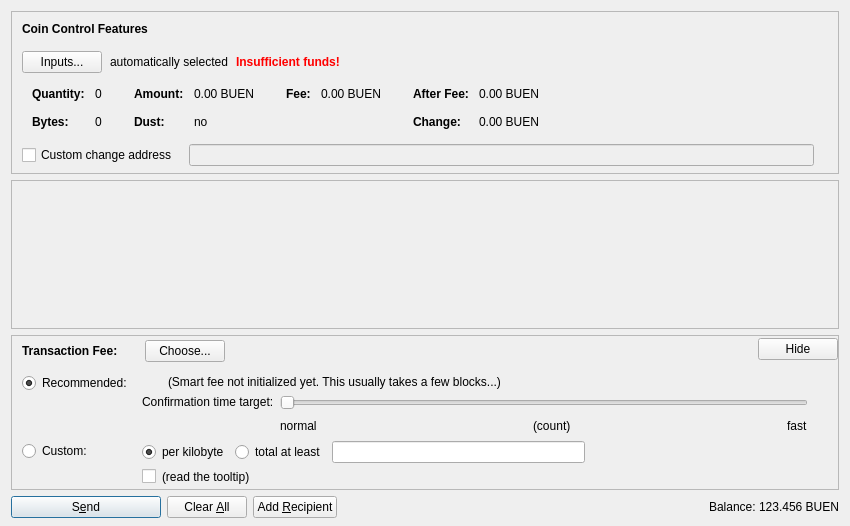
<?xml version="1.0" encoding="UTF-8"?>
<ui version="4.0">
 <class>SendCoinsDialog</class>
 <widget class="QDialog" name="SendCoinsDialog">
  <property name="geometry">
   <rect>
    <x>0</x>
    <y>0</y>
    <width>850</width>
    <height>526</height>
   </rect>
  </property>
  <property name="windowTitle">
   <string>Send Coins</string>
  </property>
  <layout class="QVBoxLayout" name="verticalLayout" stretch="0,1,0,0">
   <property name="bottomMargin">
    <number>8</number>
   </property>
   <item>
    <widget class="QFrame" name="frameCoinControl">
     <property name="sizePolicy">
      <sizepolicy hsizetype="Expanding" vsizetype="Expanding">
       <horstretch>0</horstretch>
       <verstretch>0</verstretch>
      </sizepolicy>
     </property>
     <property name="maximumSize">
      <size>
       <width>16777215</width>
       <height>16777215</height>
      </size>
     </property>
     <property name="frameShape">
      <enum>QFrame::StyledPanel</enum>
     </property>
     <property name="frameShadow">
      <enum>QFrame::Sunken</enum>
     </property>
     <layout class="QVBoxLayout" name="verticalLayoutCoinControl2">
      <property name="spacing">
       <number>0</number>
      </property>
      <property name="leftMargin">
       <number>0</number>
      </property>
      <property name="topMargin">
       <number>0</number>
      </property>
      <property name="rightMargin">
       <number>0</number>
      </property>
      <property name="bottomMargin">
       <number>6</number>
      </property>
      <item>
       <layout class="QVBoxLayout" name="verticalLayoutCoinControl" stretch="0,0,0,0,1">
        <property name="spacing">
         <number>0</number>
        </property>
        <property name="leftMargin">
         <number>10</number>
        </property>
        <property name="topMargin">
         <number>10</number>
        </property>
        <item>
         <layout class="QHBoxLayout" name="horizontalLayoutCoinControl1">
          <property name="bottomMargin">
           <number>15</number>
          </property>
          <item>
           <widget class="QLabel" name="labelCoinControlFeatures">
            <property name="sizePolicy">
             <sizepolicy hsizetype="Preferred" vsizetype="Maximum">
              <horstretch>0</horstretch>
              <verstretch>0</verstretch>
             </sizepolicy>
            </property>
            <property name="font">
             <font>
              <weight>75</weight>
              <bold>true</bold>
             </font>
            </property>
            <property name="styleSheet">
             <string notr="true">font-weight:bold;</string>
            </property>
            <property name="text">
             <string>Coin Control Features</string>
            </property>
           </widget>
          </item>
         </layout>
        </item>
        <item>
         <layout class="QHBoxLayout" name="horizontalLayoutCoinControl2" stretch="0,0,0,0">
          <property name="spacing">
           <number>8</number>
          </property>
          <property name="bottomMargin">
           <number>10</number>
          </property>
          <item>
           <widget class="QPushButton" name="pushButtonCoinControl">
            <property name="styleSheet">
             <string notr="true"/>
            </property>
            <property name="text">
             <string>Inputs...</string>
            </property>
            <property name="autoDefault">
             <bool>false</bool>
            </property>
           </widget>
          </item>
          <item>
           <widget class="QLabel" name="labelCoinControlAutomaticallySelected">
            <property name="text">
             <string>automatically selected</string>
            </property>
            <property name="margin">
             <number>5</number>
            </property>
           </widget>
          </item>
          <item>
           <widget class="QLabel" name="labelCoinControlInsuffFunds">
            <property name="font">
             <font>
              <weight>75</weight>
              <bold>true</bold>
             </font>
            </property>
            <property name="styleSheet">
             <string notr="true">color:red;font-weight:bold;</string>
            </property>
            <property name="text">
             <string>Insufficient funds!</string>
            </property>
            <property name="margin">
             <number>5</number>
            </property>
           </widget>
          </item>
          <item>
           <spacer name="horizontalSpacerCoinControl">
            <property name="orientation">
             <enum>Qt::Horizontal</enum>
            </property>
            <property name="sizeHint" stdset="0">
             <size>
              <width>40</width>
              <height>1</height>
             </size>
            </property>
           </spacer>
          </item>
         </layout>
        </item>
        <item>
         <widget class="QWidget" name="widgetCoinControl" native="true">
          <property name="sizePolicy">
           <sizepolicy hsizetype="Preferred" vsizetype="Preferred">
            <horstretch>0</horstretch>
            <verstretch>0</verstretch>
           </sizepolicy>
          </property>
          <property name="minimumSize">
           <size>
            <width>0</width>
            <height>0</height>
           </size>
          </property>
          <property name="styleSheet">
           <string notr="true"/>
          </property>
          <layout class="QHBoxLayout" name="horizontalLayoutCoinControl5">
           <property name="leftMargin">
            <number>0</number>
           </property>
           <property name="topMargin">
            <number>0</number>
           </property>
           <property name="rightMargin">
            <number>0</number>
           </property>
           <property name="bottomMargin">
            <number>0</number>
           </property>
           <item>
            <layout class="QHBoxLayout" name="horizontalLayoutCoinControl3" stretch="0,0,0,1">
             <property name="spacing">
              <number>20</number>
             </property>
             <property name="topMargin">
              <number>0</number>
             </property>
             <property name="bottomMargin">
              <number>10</number>
             </property>
             <item>
              <layout class="QFormLayout" name="formLayoutCoinControl1">
               <property name="horizontalSpacing">
                <number>10</number>
               </property>
               <property name="verticalSpacing">
                <number>14</number>
               </property>
               <property name="leftMargin">
                <number>10</number>
               </property>
               <property name="topMargin">
                <number>4</number>
               </property>
               <property name="rightMargin">
                <number>6</number>
               </property>
               <item row="0" column="0">
                <widget class="QLabel" name="labelCoinControlQuantityText">
                 <property name="font">
                  <font>
                   <weight>75</weight>
                   <bold>true</bold>
                  </font>
                 </property>
                 <property name="text">
                  <string>Quantity:</string>
                 </property>
                 <property name="margin">
                  <number>0</number>
                 </property>
                </widget>
               </item>
               <item row="0" column="1">
                <widget class="QLabel" name="labelCoinControlQuantity">
                 <property name="cursor">
                  <cursorShape>IBeamCursor</cursorShape>
                 </property>
                 <property name="contextMenuPolicy">
                  <enum>Qt::ActionsContextMenu</enum>
                 </property>
                 <property name="text">
                  <string notr="true">0</string>
                 </property>
                 <property name="margin">
                  <number>0</number>
                 </property>
                 <property name="textInteractionFlags">
                  <set>Qt::LinksAccessibleByMouse|Qt::TextSelectableByKeyboard|Qt::TextSelectableByMouse</set>
                 </property>
                </widget>
               </item>
               <item row="1" column="0">
                <widget class="QLabel" name="labelCoinControlBytesText">
                 <property name="font">
                  <font>
                   <weight>75</weight>
                   <bold>true</bold>
                  </font>
                 </property>
                 <property name="text">
                  <string>Bytes:</string>
                 </property>
                </widget>
               </item>
               <item row="1" column="1">
                <widget class="QLabel" name="labelCoinControlBytes">
                 <property name="cursor">
                  <cursorShape>IBeamCursor</cursorShape>
                 </property>
                 <property name="contextMenuPolicy">
                  <enum>Qt::ActionsContextMenu</enum>
                 </property>
                 <property name="text">
                  <string notr="true">0</string>
                 </property>
                 <property name="textInteractionFlags">
                  <set>Qt::LinksAccessibleByMouse|Qt::TextSelectableByKeyboard|Qt::TextSelectableByMouse</set>
                 </property>
                </widget>
               </item>
              </layout>
             </item>
             <item>
              <layout class="QFormLayout" name="formLayoutCoinControl2">
               <property name="horizontalSpacing">
                <number>10</number>
               </property>
               <property name="verticalSpacing">
                <number>14</number>
               </property>
               <property name="leftMargin">
                <number>6</number>
               </property>
               <property name="topMargin">
                <number>4</number>
               </property>
               <property name="rightMargin">
                <number>6</number>
               </property>
               <item row="0" column="0">
                <widget class="QLabel" name="labelCoinControlAmountText">
                 <property name="font">
                  <font>
                   <weight>75</weight>
                   <bold>true</bold>
                  </font>
                 </property>
                 <property name="text">
                  <string>Amount:</string>
                 </property>
                 <property name="margin">
                  <number>0</number>
                 </property>
                </widget>
               </item>
               <item row="0" column="1">
                <widget class="QLabel" name="labelCoinControlAmount">
                 <property name="cursor">
                  <cursorShape>IBeamCursor</cursorShape>
                 </property>
                 <property name="contextMenuPolicy">
                  <enum>Qt::ActionsContextMenu</enum>
                 </property>
                 <property name="text">
                  <string notr="true">0.00 BUEN</string>
                 </property>
                 <property name="textInteractionFlags">
                  <set>Qt::LinksAccessibleByMouse|Qt::TextSelectableByKeyboard|Qt::TextSelectableByMouse</set>
                 </property>
                </widget>
               </item>
               <item row="1" column="0">
                <widget class="QLabel" name="labelCoinControlLowOutputText">
                 <property name="font">
                  <font>
                   <weight>75</weight>
                   <bold>true</bold>
                  </font>
                 </property>
                 <property name="text">
                  <string>Dust:</string>
                 </property>
                </widget>
               </item>
               <item row="1" column="1">
                <widget class="QLabel" name="labelCoinControlLowOutput">
                 <property name="cursor">
                  <cursorShape>IBeamCursor</cursorShape>
                 </property>
                 <property name="contextMenuPolicy">
                  <enum>Qt::ActionsContextMenu</enum>
                 </property>
                 <property name="text">
                  <string notr="true">no</string>
                 </property>
                 <property name="textInteractionFlags">
                  <set>Qt::LinksAccessibleByMouse|Qt::TextSelectableByKeyboard|Qt::TextSelectableByMouse</set>
                 </property>
                </widget>
               </item>
              </layout>
             </item>
             <item>
              <layout class="QFormLayout" name="formLayoutCoinControl3">
               <property name="horizontalSpacing">
                <number>10</number>
               </property>
               <property name="verticalSpacing">
                <number>14</number>
               </property>
               <property name="leftMargin">
                <number>6</number>
               </property>
               <property name="topMargin">
                <number>4</number>
               </property>
               <property name="rightMargin">
                <number>6</number>
               </property>
               <item row="0" column="0">
                <widget class="QLabel" name="labelCoinControlFeeText">
                 <property name="font">
                  <font>
                   <weight>75</weight>
                   <bold>true</bold>
                  </font>
                 </property>
                 <property name="text">
                  <string>Fee:</string>
                 </property>
                 <property name="margin">
                  <number>0</number>
                 </property>
                </widget>
               </item>
               <item row="0" column="1">
                <widget class="QLabel" name="labelCoinControlFee">
                 <property name="cursor">
                  <cursorShape>IBeamCursor</cursorShape>
                 </property>
                 <property name="contextMenuPolicy">
                  <enum>Qt::ActionsContextMenu</enum>
                 </property>
                 <property name="text">
                  <string notr="true">0.00 BUEN</string>
                 </property>
                 <property name="textInteractionFlags">
                  <set>Qt::LinksAccessibleByMouse|Qt::TextSelectableByKeyboard|Qt::TextSelectableByMouse</set>
                 </property>
                </widget>
               </item>
              </layout>
             </item>
             <item>
              <layout class="QFormLayout" name="formLayoutCoinControl4">
               <property name="horizontalSpacing">
                <number>10</number>
               </property>
               <property name="verticalSpacing">
                <number>14</number>
               </property>
               <property name="leftMargin">
                <number>6</number>
               </property>
               <property name="topMargin">
                <number>4</number>
               </property>
               <property name="rightMargin">
                <number>6</number>
               </property>
               <item row="0" column="0">
                <widget class="QLabel" name="labelCoinControlAfterFeeText">
                 <property name="font">
                  <font>
                   <weight>75</weight>
                   <bold>true</bold>
                  </font>
                 </property>
                 <property name="text">
                  <string>After Fee:</string>
                 </property>
                 <property name="margin">
                  <number>0</number>
                 </property>
                </widget>
               </item>
               <item row="0" column="1">
                <widget class="QLabel" name="labelCoinControlAfterFee">
                 <property name="cursor">
                  <cursorShape>IBeamCursor</cursorShape>
                 </property>
                 <property name="contextMenuPolicy">
                  <enum>Qt::ActionsContextMenu</enum>
                 </property>
                 <property name="text">
                  <string notr="true">0.00 BUEN</string>
                 </property>
                 <property name="textInteractionFlags">
                  <set>Qt::LinksAccessibleByMouse|Qt::TextSelectableByKeyboard|Qt::TextSelectableByMouse</set>
                 </property>
                </widget>
               </item>
               <item row="1" column="0">
                <widget class="QLabel" name="labelCoinControlChangeText">
                 <property name="font">
                  <font>
                   <weight>75</weight>
                   <bold>true</bold>
                  </font>
                 </property>
                 <property name="text">
                  <string>Change:</string>
                 </property>
                </widget>
               </item>
               <item row="1" column="1">
                <widget class="QLabel" name="labelCoinControlChange">
                 <property name="cursor">
                  <cursorShape>IBeamCursor</cursorShape>
                 </property>
                 <property name="contextMenuPolicy">
                  <enum>Qt::ActionsContextMenu</enum>
                 </property>
                 <property name="text">
                  <string notr="true">0.00 BUEN</string>
                 </property>
                 <property name="textInteractionFlags">
                  <set>Qt::LinksAccessibleByMouse|Qt::TextSelectableByKeyboard|Qt::TextSelectableByMouse</set>
                 </property>
                </widget>
               </item>
              </layout>
             </item>
            </layout>
           </item>
          </layout>
         </widget>
        </item>
        <item>
         <layout class="QHBoxLayout" name="horizontalLayoutCoinControl4" stretch="0,0,0">
          <property name="spacing">
           <number>12</number>
          </property>
          <property name="sizeConstraint">
           <enum>QLayout::SetDefaultConstraint</enum>
          </property>
          <property name="topMargin">
           <number>5</number>
          </property>
          <property name="rightMargin">
           <number>5</number>
          </property>
          <item>
           <widget class="QCheckBox" name="checkBoxCoinControlChange">
            <property name="toolTip">
             <string>If this is activated, but the change address is empty or invalid, change will be sent to a newly generated address.</string>
            </property>
            <property name="text">
             <string>Custom change address</string>
            </property>
           </widget>
          </item>
          <item>
           <widget class="QValidatedLineEdit" name="lineEditCoinControlChange">
            <property name="enabled">
             <bool>false</bool>
            </property>
            <property name="sizePolicy">
             <sizepolicy hsizetype="Expanding" vsizetype="Fixed">
              <horstretch>0</horstretch>
              <verstretch>0</verstretch>
             </sizepolicy>
            </property>
           </widget>
          </item>
          <item>
           <widget class="QLabel" name="labelCoinControlChangeLabel">
            <property name="sizePolicy">
             <sizepolicy hsizetype="Preferred" vsizetype="Expanding">
              <horstretch>0</horstretch>
              <verstretch>0</verstretch>
             </sizepolicy>
            </property>
            <property name="minimumSize">
             <size>
              <width>0</width>
              <height>0</height>
             </size>
            </property>
            <property name="text">
             <string/>
            </property>
            <property name="margin">
             <number>3</number>
            </property>
           </widget>
          </item>
         </layout>
        </item>
        <item>
         <spacer name="verticalSpacerCoinControl">
          <property name="orientation">
           <enum>Qt::Vertical</enum>
          </property>
          <property name="sizeHint" stdset="0">
           <size>
            <width>800</width>
            <height>1</height>
           </size>
          </property>
         </spacer>
        </item>
       </layout>
      </item>
     </layout>
    </widget>
   </item>
   <item>
    <widget class="QScrollArea" name="scrollArea">
     <property name="widgetResizable">
      <bool>true</bool>
     </property>
     <widget class="QWidget" name="scrollAreaWidgetContents">
      <property name="geometry">
       <rect>
        <x>0</x>
        <y>0</y>
        <width>830</width>
        <height>104</height>
       </rect>
      </property>
      <layout class="QVBoxLayout" name="verticalLayout_2" stretch="0,1">
       <property name="leftMargin">
        <number>0</number>
       </property>
       <property name="topMargin">
        <number>0</number>
       </property>
       <property name="rightMargin">
        <number>0</number>
       </property>
       <property name="bottomMargin">
        <number>0</number>
       </property>
       <item>
        <layout class="QVBoxLayout" name="entries">
         <property name="spacing">
          <number>6</number>
         </property>
        </layout>
       </item>
       <item>
        <spacer name="verticalSpacer">
         <property name="orientation">
          <enum>Qt::Vertical</enum>
         </property>
         <property name="sizeHint" stdset="0">
          <size>
           <width>20</width>
           <height>40</height>
          </size>
         </property>
        </spacer>
       </item>
      </layout>
     </widget>
    </widget>
   </item>
   <item>
    <widget class="QFrame" name="frameFee">
     <property name="sizePolicy">
      <sizepolicy hsizetype="Expanding" vsizetype="Expanding">
       <horstretch>0</horstretch>
       <verstretch>0</verstretch>
      </sizepolicy>
     </property>
     <property name="maximumSize">
      <size>
       <width>16777215</width>
       <height>16777215</height>
      </size>
     </property>
     <property name="frameShape">
      <enum>QFrame::StyledPanel</enum>
     </property>
     <property name="frameShadow">
      <enum>QFrame::Sunken</enum>
     </property>
     <layout class="QVBoxLayout" name="verticalLayoutFee1">
      <property name="spacing">
       <number>0</number>
      </property>
      <property name="leftMargin">
       <number>0</number>
      </property>
      <property name="topMargin">
       <number>0</number>
      </property>
      <property name="rightMargin">
       <number>0</number>
      </property>
      <property name="bottomMargin">
       <number>0</number>
      </property>
      <item>
       <layout class="QVBoxLayout" name="verticalLayoutFee2" stretch="0,0,0">
        <property name="spacing">
         <number>0</number>
        </property>
        <property name="leftMargin">
         <number>10</number>
        </property>
        <property name="topMargin">
         <number>0</number>
        </property>
        <item>
         <layout class="QHBoxLayout" name="horizontalLayoutFee1">
          <property name="bottomMargin">
           <number>0</number>
          </property>
          <item>
           <layout class="QVBoxLayout" name="verticalLayoutFee7">
            <property name="spacing">
             <number>0</number>
            </property>
            <item>
             <spacer name="verticalSpacerSmartFee">
              <property name="orientation">
               <enum>Qt::Vertical</enum>
              </property>
              <property name="sizeType">
               <enum>QSizePolicy::Fixed</enum>
              </property>
              <property name="sizeHint" stdset="0">
               <size>
                <width>1</width>
                <height>4</height>
               </size>
              </property>
             </spacer>
            </item>
            <item>
             <layout class="QHBoxLayout" name="horizontalLayoutSmartFee">
              <property name="spacing">
               <number>10</number>
              </property>
              <item>
               <widget class="QLabel" name="labelFeeHeadline">
                <property name="sizePolicy">
                 <sizepolicy hsizetype="Preferred" vsizetype="Maximum">
                  <horstretch>0</horstretch>
                  <verstretch>0</verstretch>
                 </sizepolicy>
                </property>
                <property name="font">
                 <font>
                  <weight>75</weight>
                  <bold>true</bold>
                 </font>
                </property>
                <property name="styleSheet">
                 <string notr="true">font-weight:bold;</string>
                </property>
                <property name="text">
                 <string>Transaction Fee:</string>
                </property>
               </widget>
              </item>
              <item>
               <widget class="QLabel" name="labelFeeMinimized">
                <property name="text">
                 <string/>
                </property>
               </widget>
              </item>
              <item>
               <widget class="QPushButton" name="buttonChooseFee">
                <property name="text">
                 <string>Choose...</string>
                </property>
               </widget>
              </item>
             </layout>
            </item>
            <item>
             <spacer name="verticalSpacer_5">
              <property name="orientation">
               <enum>Qt::Vertical</enum>
              </property>
              <property name="sizeHint" stdset="0">
               <size>
                <width>1</width>
                <height>1</height>
               </size>
              </property>
             </spacer>
            </item>
           </layout>
          </item>
          <item>
           <spacer name="horizontalSpacer_4">
            <property name="orientation">
             <enum>Qt::Horizontal</enum>
            </property>
            <property name="sizeHint" stdset="0">
             <size>
              <width>40</width>
              <height>20</height>
             </size>
            </property>
           </spacer>
          </item>
          <item>
           <widget class="QPushButton" name="buttonMinimizeFee">
            <property name="toolTip">
             <string>collapse fee-settings</string>
            </property>
            <property name="text">
             <string>Hide</string>
            </property>
           </widget>
          </item>
         </layout>
        </item>
        <item>
         <widget class="QFrame" name="frameFeeSelection">
          <layout class="QVBoxLayout" name="verticalLayoutFee12">
           <property name="spacing">
            <number>0</number>
           </property>
           <property name="leftMargin">
            <number>0</number>
           </property>
           <property name="topMargin">
            <number>0</number>
           </property>
           <property name="rightMargin">
            <number>0</number>
           </property>
           <property name="bottomMargin">
            <number>0</number>
           </property>
           <item>
            <layout class="QGridLayout" name="gridLayoutFee">
             <property name="topMargin">
              <number>10</number>
             </property>
             <property name="bottomMargin">
              <number>4</number>
             </property>
             <property name="horizontalSpacing">
              <number>10</number>
             </property>
             <property name="verticalSpacing">
              <number>4</number>
             </property>
             <item row="1" column="1">
              <layout class="QVBoxLayout" name="verticalLayoutFee8">
               <property name="spacing">
                <number>6</number>
               </property>
               <item>
                <layout class="QHBoxLayout" name="horizontalLayoutFee13">
                 <item>
                  <widget class="QRadioButton" name="radioCustomPerKilobyte">
                   <property name="toolTip">
                    <string>If the custom fee is set to 1000 satoshis and the transaction is only 250 bytes, then &quot;per kilobyte&quot; only pays 250 satoshis in fee, while &quot;total at least&quot; pays 1000 satoshis. For transactions bigger than a kilobyte both pay by kilobyte.</string>
                   </property>
                   <property name="text">
                    <string>per kilobyte</string>
                   </property>
                   <property name="checked">
                    <bool>true</bool>
                   </property>
                   <attribute name="buttonGroup">
                    <string notr="true">groupCustomFee</string>
                   </attribute>
                  </widget>
                 </item>
                 <item>
                  <widget class="QRadioButton" name="radioCustomAtLeast">
                   <property name="toolTip">
                    <string>If the custom fee is set to 1000 satoshis and the transaction is only 250 bytes, then &quot;per kilobyte&quot; only pays 250 satoshis in fee, while &quot;total at least&quot; pays 1000 satoshis. For transactions bigger than a kilobyte both pay by kilobyte.</string>
                   </property>
                   <property name="text">
                    <string>total at least</string>
                   </property>
                   <attribute name="buttonGroup">
                    <string notr="true">groupCustomFee</string>
                   </attribute>
                  </widget>
                 </item>
                 <item>
                  <widget class="BitcoinAmountField" name="customFee"/>
                 </item>
                 <item>
                  <spacer name="horizontalSpacer_6">
                   <property name="orientation">
                    <enum>Qt::Horizontal</enum>
                   </property>
                   <property name="sizeHint" stdset="0">
                    <size>
                     <width>1</width>
                     <height>1</height>
                    </size>
                   </property>
                  </spacer>
                 </item>
                </layout>
               </item>
               <item>
                <layout class="QHBoxLayout" name="horizontalLayoutFee8">
                 <item>
                  <widget class="QCheckBox" name="checkBoxMinimumFee">
                   <property name="toolTip">
                    <string>Paying only the minimum fee is just fine as long as there is less transaction volume than space in the blocks. But be aware that this can end up in a never confirming transaction once there is more demand for bitcoin transactions than the network can process.</string>
                   </property>
                   <property name="text">
                    <string/>
                   </property>
                  </widget>
                 </item>
                 <item>
                  <widget class="QLabel" name="labelMinFeeWarning">
                   <property name="enabled">
                    <bool>true</bool>
                   </property>
                   <property name="toolTip">
                    <string>Paying only the minimum fee is just fine as long as there is less transaction volume than space in the blocks. But be aware that this can end up in a never confirming transaction once there is more demand for bitcoin transactions than the network can process.</string>
                   </property>
                   <property name="text">
                    <string>(read the tooltip)</string>
                   </property>
                   <property name="margin">
                    <number>5</number>
                   </property>
                  </widget>
                 </item>
                 <item>
                  <spacer name="horizontalSpacer_2">
                   <property name="orientation">
                    <enum>Qt::Horizontal</enum>
                   </property>
                   <property name="sizeHint" stdset="0">
                    <size>
                     <width>1</width>
                     <height>1</height>
                    </size>
                   </property>
                  </spacer>
                 </item>
                </layout>
               </item>
              </layout>
             </item>
             <item row="0" column="0">
              <layout class="QVBoxLayout" name="verticalLayoutFee4" stretch="0,1">
               <item>
                <widget class="QRadioButton" name="radioSmartFee">
                 <property name="text">
                  <string>Recommended:</string>
                 </property>
                 <property name="checked">
                  <bool>true</bool>
                 </property>
                 <attribute name="buttonGroup">
                  <string notr="true">groupFee</string>
                 </attribute>
                </widget>
               </item>
               <item>
                <spacer name="verticalSpacer_2">
                 <property name="orientation">
                  <enum>Qt::Vertical</enum>
                 </property>
                 <property name="sizeHint" stdset="0">
                  <size>
                   <width>1</width>
                   <height>1</height>
                  </size>
                 </property>
                </spacer>
               </item>
              </layout>
             </item>
             <item row="1" column="0">
              <layout class="QVBoxLayout" name="verticalLayoutFee9" stretch="0,1">
               <item>
                <widget class="QRadioButton" name="radioCustomFee">
                 <property name="text">
                  <string>Custom:</string>
                 </property>
                 <attribute name="buttonGroup">
                  <string notr="true">groupFee</string>
                 </attribute>
                </widget>
               </item>
               <item>
                <spacer name="verticalSpacer_6">
                 <property name="orientation">
                  <enum>Qt::Vertical</enum>
                 </property>
                 <property name="sizeHint" stdset="0">
                  <size>
                   <width>1</width>
                   <height>1</height>
                  </size>
                 </property>
                </spacer>
               </item>
              </layout>
             </item>
             <item row="0" column="1">
              <layout class="QVBoxLayout" name="verticalLayoutFee3" stretch="0,0,1">
               <property name="spacing">
                <number>6</number>
               </property>
               <property name="topMargin">
                <number>2</number>
               </property>
               <item>
                <layout class="QHBoxLayout" name="horizontalLayoutFee12">
                 <item>
                  <widget class="QLabel" name="labelSmartFee">
                   <property name="text">
                    <string/>
                   </property>
                   <property name="margin">
                    <number>2</number>
                   </property>
                  </widget>
                 </item>
                 <item>
                  <widget class="QLabel" name="labelFeeEstimation">
                   <property name="text">
                    <string/>
                   </property>
                  </widget>
                 </item>
                 <item>
                  <widget class="QLabel" name="labelSmartFee2">
                   <property name="text">
                    <string>(Smart fee not initialized yet. This usually takes a few blocks...)</string>
                   </property>
                   <property name="margin">
                    <number>2</number>
                   </property>
                  </widget>
                 </item>
                 <item>
                  <spacer name="horizontalSpacer_5">
                   <property name="orientation">
                    <enum>Qt::Horizontal</enum>
                   </property>
                   <property name="sizeHint" stdset="0">
                    <size>
                     <width>1</width>
                     <height>1</height>
                    </size>
                   </property>
                  </spacer>
                 </item>
                </layout>
               </item>
               <item>
                <layout class="QHBoxLayout" name="horizontalLayoutFee9">
                 <item>
                  <layout class="QVBoxLayout" name="verticalLayoutFee6">
                   <item>
                    <widget class="QLabel" name="labelSmartFee3">
                     <property name="text">
                      <string>Confirmation time target:</string>
                     </property>
                     <property name="margin">
                      <number>2</number>
                     </property>
                    </widget>
                   </item>
                   <item>
                    <spacer name="verticalSpacer_3">
                     <property name="orientation">
                      <enum>Qt::Vertical</enum>
                     </property>
                     <property name="sizeHint" stdset="0">
                      <size>
                       <width>1</width>
                       <height>1</height>
                      </size>
                     </property>
                    </spacer>
                   </item>
                  </layout>
                 </item>
                 <item>
                  <layout class="QVBoxLayout" name="verticalLayoutFee5">
                   <property name="rightMargin">
                    <number>30</number>
                   </property>
                   <item>
                    <widget class="QSlider" name="sliderSmartFee">
                     <property name="minimum">
                      <number>0</number>
                     </property>
                     <property name="maximum">
                      <number>23</number>
                     </property>
                     <property name="pageStep">
                      <number>1</number>
                     </property>
                     <property name="value">
                      <number>0</number>
                     </property>
                     <property name="orientation">
                      <enum>Qt::Horizontal</enum>
                     </property>
                     <property name="invertedAppearance">
                      <bool>false</bool>
                     </property>
                     <property name="invertedControls">
                      <bool>false</bool>
                     </property>
                     <property name="tickPosition">
                      <enum>QSlider::NoTicks</enum>
                     </property>
                    </widget>
                   </item>
                   <item>
                    <layout class="QHBoxLayout" name="horizontalLayoutFee10">
                     <item>
                      <widget class="QLabel" name="labelSmartFeeNormal">
                       <property name="text">
                        <string>normal</string>
                       </property>
                      </widget>
                     </item>
                     <item>
                      <spacer name="horizontalSpacer_7">
                       <property name="orientation">
                        <enum>Qt::Horizontal</enum>
                       </property>
                       <property name="sizeHint" stdset="0">
                        <size>
                         <width>40</width>
                         <height>20</height>
                        </size>
                       </property>
                      </spacer>
                     </item>
                     <item>
                      <widget class="QLabel" name="confirmationTargetLabel">
                       <property name="text">
                        <string notr="true">(count)</string>
                       </property>
                      </widget>
                     </item>
                     <item>
                      <spacer name="horizontalSpacer_3">
                       <property name="orientation">
                        <enum>Qt::Horizontal</enum>
                       </property>
                       <property name="sizeHint" stdset="0">
                        <size>
                         <width>40</width>
                         <height>20</height>
                        </size>
                       </property>
                      </spacer>
                     </item>
                     <item>
                      <widget class="QLabel" name="labelSmartFeeFast">
                       <property name="text">
                        <string>fast</string>
                       </property>
                      </widget>
                     </item>
                    </layout>
                   </item>
                  </layout>
                 </item>
                </layout>
               </item>
               <item>
                <spacer name="verticalSpacer_4">
                 <property name="orientation">
                  <enum>Qt::Vertical</enum>
                 </property>
                 <property name="sizeHint" stdset="0">
                  <size>
                   <width>1</width>
                   <height>1</height>
                  </size>
                 </property>
                </spacer>
               </item>
              </layout>
             </item>
            </layout>
           </item>
          </layout>
         </widget>
        </item>
        <item>
         <spacer name="verticalSpacerFee">
          <property name="orientation">
           <enum>Qt::Vertical</enum>
          </property>
          <property name="sizeHint" stdset="0">
           <size>
            <width>800</width>
            <height>1</height>
           </size>
          </property>
         </spacer>
        </item>
       </layout>
      </item>
     </layout>
    </widget>
   </item>
   <item>
    <layout class="QHBoxLayout" name="horizontalLayout">
     <item>
      <widget class="QPushButton" name="sendButton">
       <property name="minimumSize">
        <size>
         <width>150</width>
         <height>0</height>
        </size>
       </property>
       <property name="toolTip">
        <string>Confirm the send action</string>
       </property>
       <property name="text">
        <string>S&amp;end</string>
       </property>
       <property name="icon">
        <iconset resource="../bitcoin.qrc">
         <normaloff>:/icons/send</normaloff>:/icons/send</iconset>
       </property>
       <property name="autoDefault">
        <bool>false</bool>
       </property>
       <property name="default">
        <bool>true</bool>
       </property>
      </widget>
     </item>
     <item>
      <widget class="QPushButton" name="clearButton">
       <property name="sizePolicy">
        <sizepolicy hsizetype="Minimum" vsizetype="Fixed">
         <horstretch>0</horstretch>
         <verstretch>0</verstretch>
        </sizepolicy>
       </property>
       <property name="toolTip">
        <string>Clear all fields of the form.</string>
       </property>
       <property name="text">
        <string>Clear &amp;All</string>
       </property>
       <property name="icon">
        <iconset resource="../bitcoin.qrc">
         <normaloff>:/icons/remove</normaloff>:/icons/remove</iconset>
       </property>
       <property name="autoDefault">
        <bool>false</bool>
       </property>
      </widget>
     </item>
     <item>
      <widget class="QPushButton" name="addButton">
       <property name="toolTip">
        <string>Send to multiple recipients at once</string>
       </property>
       <property name="text">
        <string>Add &amp;Recipient</string>
       </property>
       <property name="icon">
        <iconset resource="../bitcoin.qrc">
         <normaloff>:/icons/add</normaloff>:/icons/add</iconset>
       </property>
       <property name="autoDefault">
        <bool>false</bool>
       </property>
      </widget>
     </item>
     <item>
      <spacer name="horizontalSpacer">
       <property name="orientation">
        <enum>Qt::Horizontal</enum>
       </property>
       <property name="sizeHint" stdset="0">
        <size>
         <width>40</width>
         <height>20</height>
        </size>
       </property>
      </spacer>
     </item>
     <item>
      <layout class="QHBoxLayout" name="horizontalLayout_2">
       <property name="spacing">
        <number>3</number>
       </property>
       <item>
        <widget class="QLabel" name="label">
         <property name="sizePolicy">
          <sizepolicy hsizetype="Preferred" vsizetype="Fixed">
           <horstretch>0</horstretch>
           <verstretch>0</verstretch>
          </sizepolicy>
         </property>
         <property name="text">
          <string>Balance:</string>
         </property>
        </widget>
       </item>
       <item>
        <widget class="QLabel" name="labelBalance">
         <property name="sizePolicy">
          <sizepolicy hsizetype="Preferred" vsizetype="Fixed">
           <horstretch>0</horstretch>
           <verstretch>0</verstretch>
          </sizepolicy>
         </property>
         <property name="cursor">
          <cursorShape>IBeamCursor</cursorShape>
         </property>
         <property name="text">
          <string notr="true">123.456 BUEN</string>
         </property>
         <property name="textInteractionFlags">
          <set>Qt::LinksAccessibleByMouse|Qt::TextSelectableByKeyboard|Qt::TextSelectableByMouse</set>
         </property>
        </widget>
       </item>
      </layout>
     </item>
    </layout>
   </item>
  </layout>
 </widget>
 <customwidgets>
  <customwidget>
   <class>QValidatedLineEdit</class>
   <extends>QLineEdit</extends>
   <header>qvalidatedlineedit.h</header>
  </customwidget>
  <customwidget>
   <class>BitcoinAmountField</class>
   <extends>QLineEdit</extends>
   <header>bitcoinamountfield.h</header>
   <container>1</container>
  </customwidget>
 </customwidgets>
 <resources>
  <include location="../bitcoin.qrc"/>
 </resources>
 <connections/>
 <buttongroups>
  <buttongroup name="groupFee"/>
  <buttongroup name="groupCustomFee"/>
 </buttongroups>
</ui>
